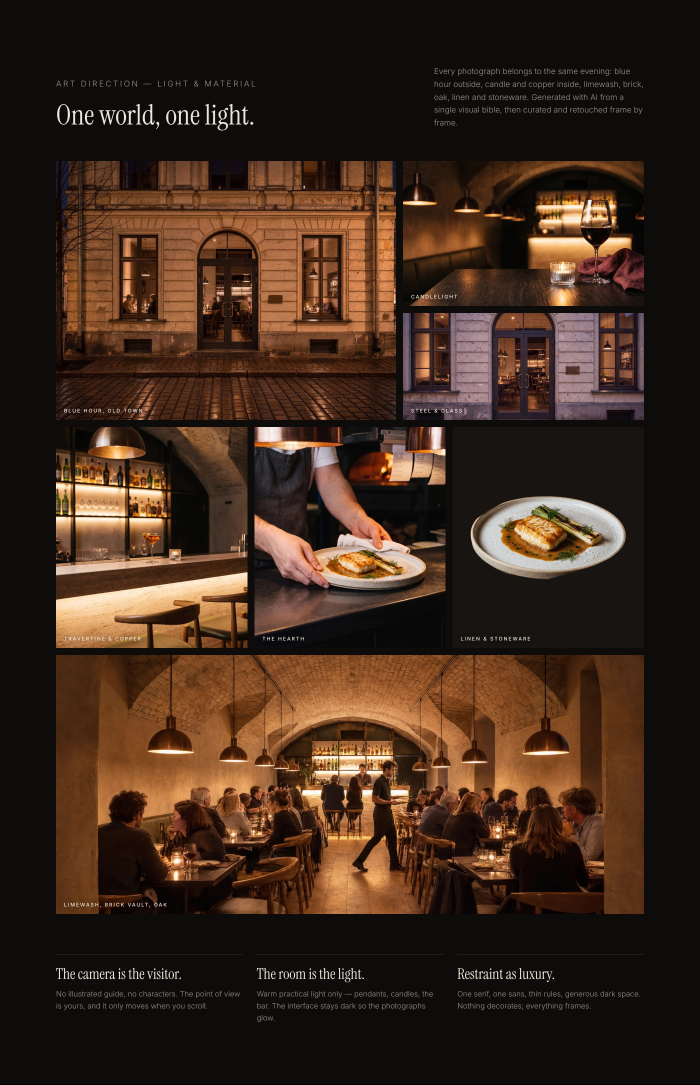
#> input picture kit/06_ad_photo.jpg, 2800 x 4338 px (shown at 1/4 size)
$ python photofinish.py ../kit/06_ad_photo.jpg ../kit/01_title.jpg 1.0
#> lines starting #> are read from the running program, lines starting #| are printed output that depends on the picture
"""Photographic finish for generated stills: open shadows a touch, take off
AI micro-contrast, add fine luminance grain. Usage: photofinish.py in out [lift]"""
import sys, numpy as np
from PIL import Image, ImageFilter
src, dst = sys.argv[1], sys.argv[2]
lift = float(sys.argv[3]) if len(sys.argv) > 3 else 0.0
im = Image.open(src).convert('RGB')
#> im is the input picture: PIL image 2800x4338 RGB; mean R, G, B 61.3, 41.8, 28.7
w, h = im.size
#> w = 2800; h = 4338
# soften: blend with a slightly blurred copy (kills crunchy edges, keeps detail)
soft = im.filter(ImageFilter.GaussianBlur(radius=max(1.0, w / 3200)))
a = np.asarray(im, dtype=np.float32) / 255
b = np.asarray(soft, dtype=np.float32) / 255
x = a * 0.55 + b * 0.45
# exposure: lift mids/shadows with a gentle curve, keep highlights
if lift:
    x = 1 - (1 - x) ** (1 + lift)
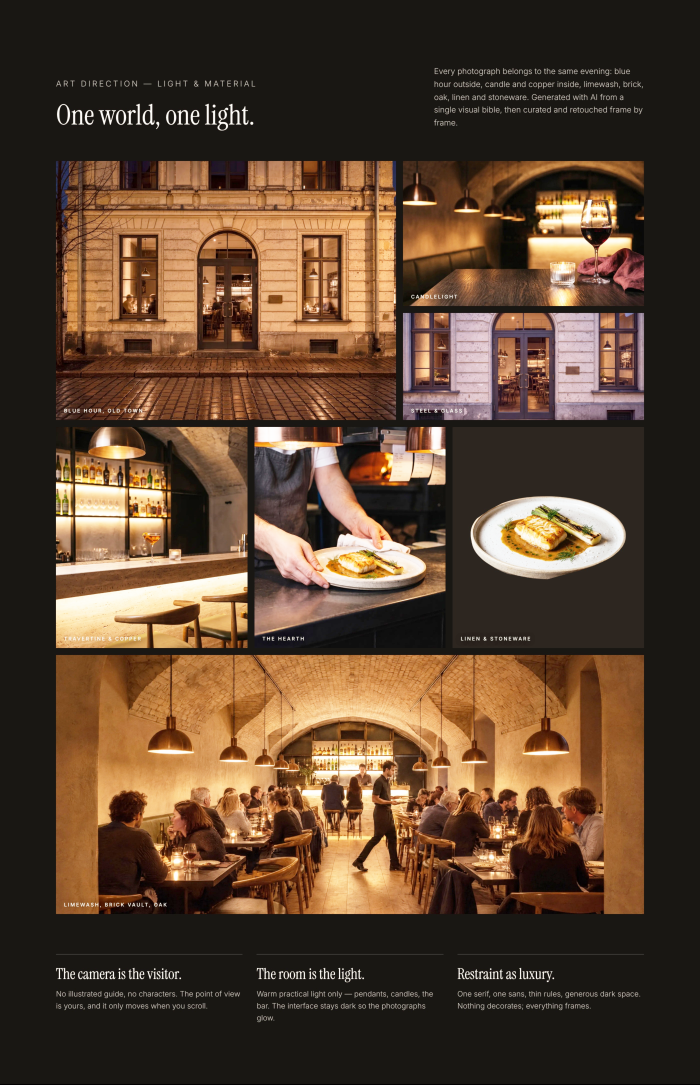
#> x: shape (4338, 2800, 3) float32 (shown at 1/4 size); mean R, G, B 0.339, 0.249, 0.18
# grain: luminance-only, slightly clumped
rng = np.random.default_rng(7)
g = rng.normal(0, 1, (h // 2 + 1, w // 2 + 1)).astype(np.float32)
g = np.asarray(Image.fromarray(g).resize((w, h), Image.BILINEAR))[:h, :w]
lum = x.mean(axis=2, keepdims=True)
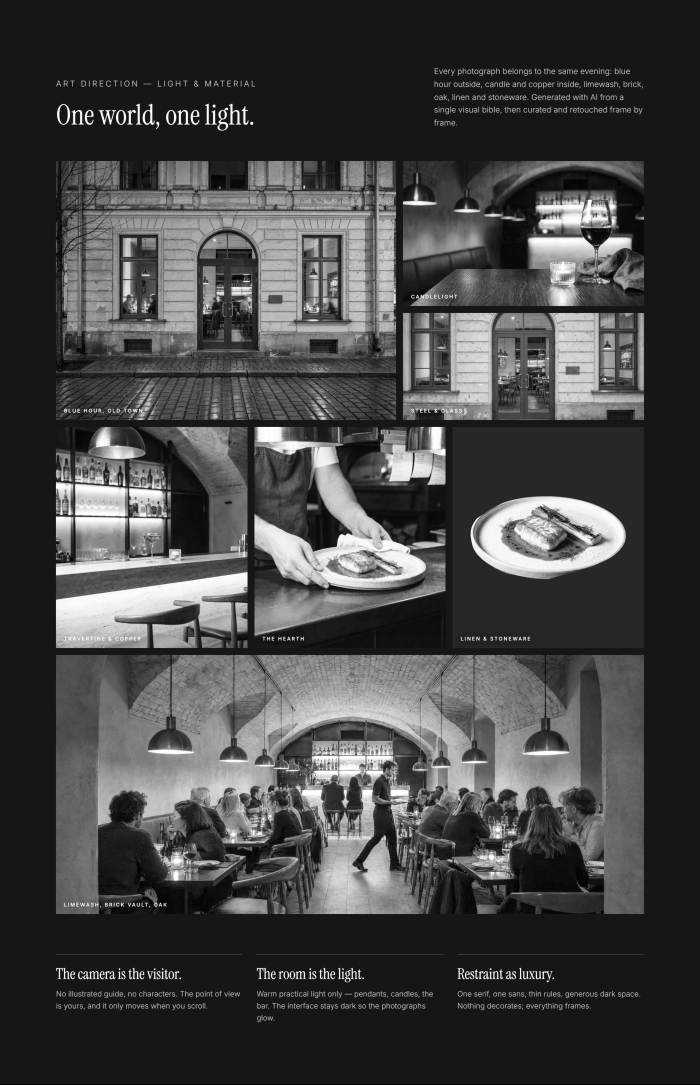
#> lum: shape (4338, 2800, 1) float32 (shown at 1/4 size); min 0, max 1, mean 0.272
amt = 0.022 * (1 - np.abs(lum - 0.45) * 1.2).clip(0.25, 1)
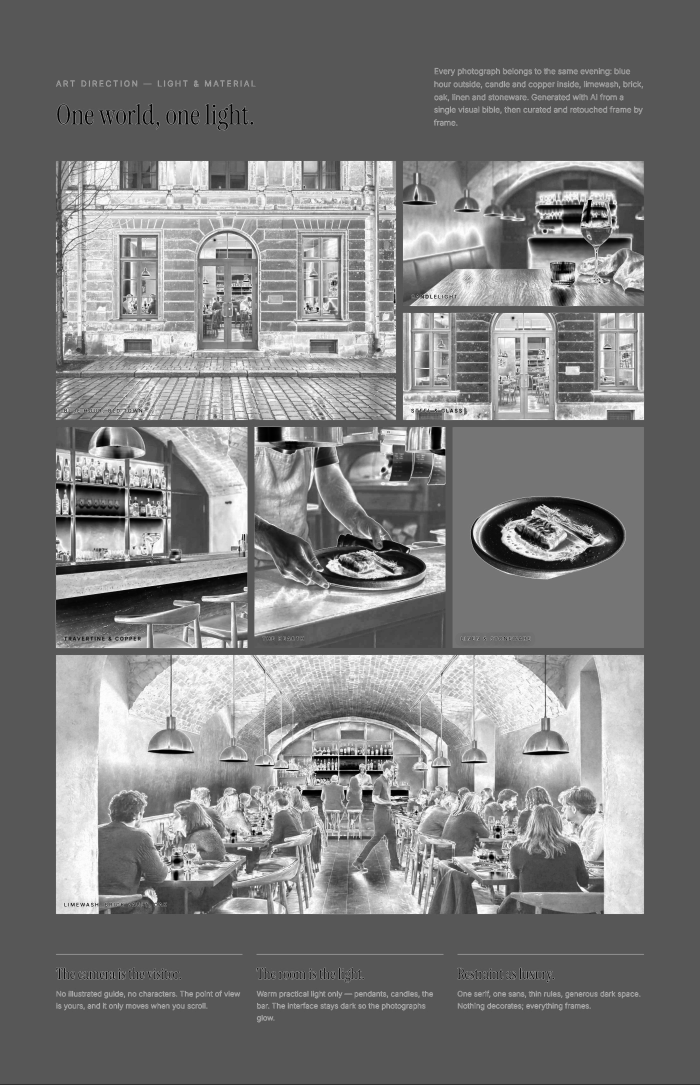
#> amt: shape (4338, 2800, 1) float32 (shown at 1/4 size); min 0.00748, max 0.022, mean 0.0146; drawn with min black and max white
x = (x + g[..., None] * amt).clip(0, 1)
Image.fromarray((x * 255 + 0.5).astype(np.uint8)).save(dst)
print(dst, im.size)
#| ../kit/01_title.jpg (2800, 4338)

$ run again, on kit/02_intro.jpg
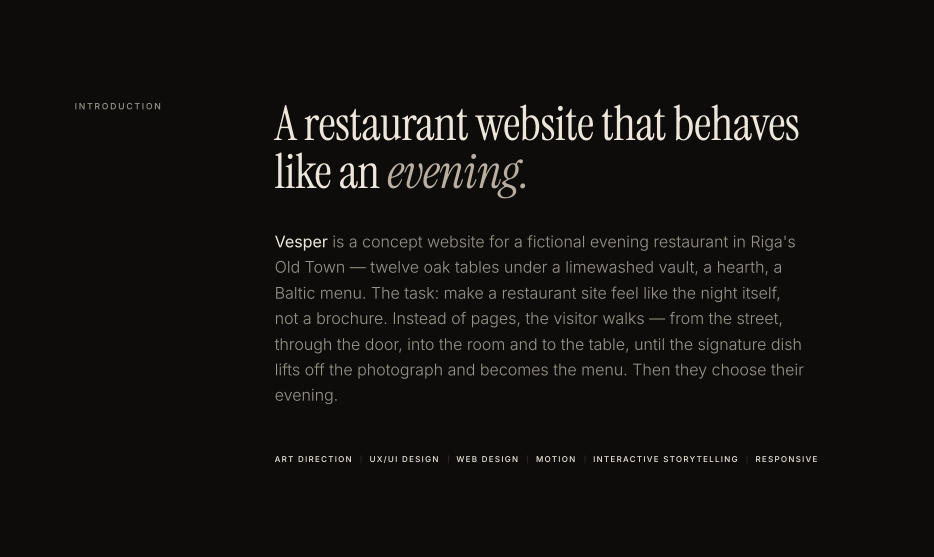
#> input picture kit/02_intro.jpg, 2800 x 1670 px (shown at 1/3 size)
#> im is the input picture: PIL image 2800x1670 RGB; mean R, G, B 18.4, 17.2, 14.9
#> `x = 1 - (1 - x) ** (1 + lift)`:
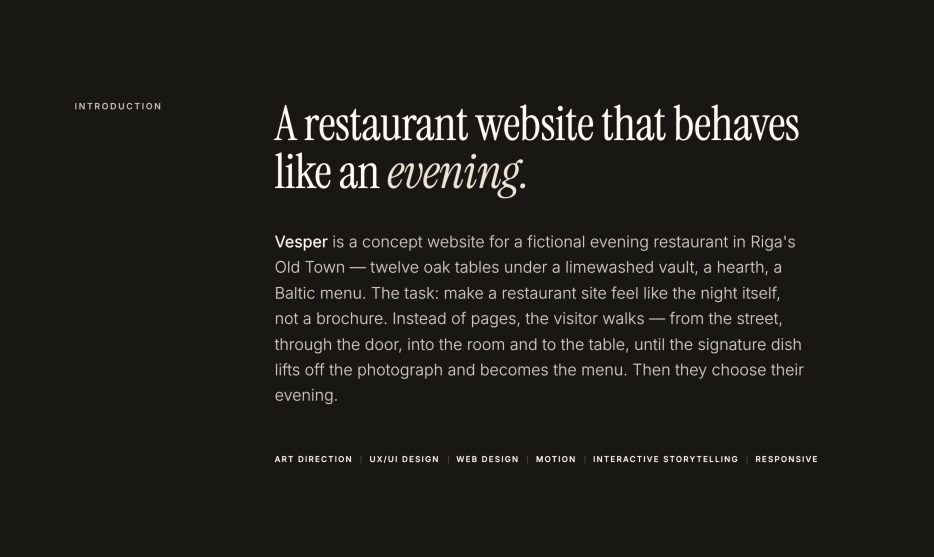
#> x: shape (1670, 2800, 3) float32 (shown at 1/3 size); mean R, G, B 0.126, 0.117, 0.0969
#> `amt = 0.022 * (1 - np.abs(lum - 0.45) * 1.2).clip(0.25, 1)`:
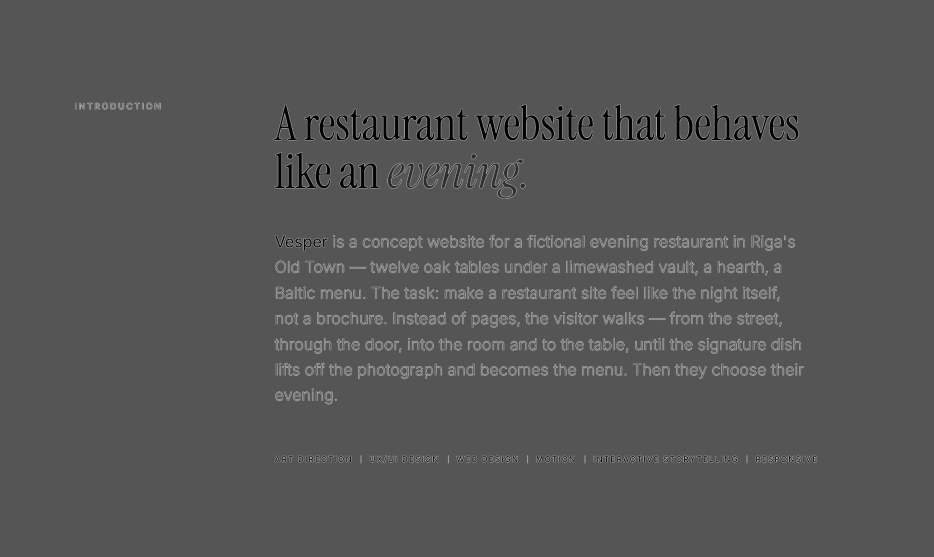
#> amt: shape (1670, 2800, 1) float32 (shown at 1/3 size); min 0.00764, max 0.022, mean 0.0125; drawn with min black and max white
#| ../kit/02_intro.jpg (2800, 1670)

$ run again, on kit/03_info.jpg
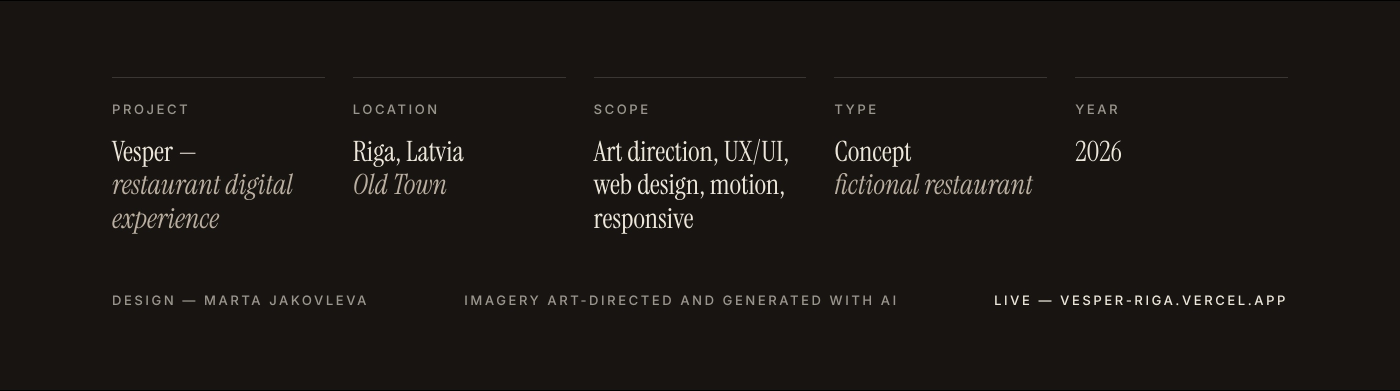
#> input picture kit/03_info.jpg, 2800 x 782 px (shown at 1/2 size)
#> im is the input picture: PIL image 2800x782 RGB; mean R, G, B 27.2, 23.2, 20.1
#> `x = 1 - (1 - x) ** (1 + lift)`:
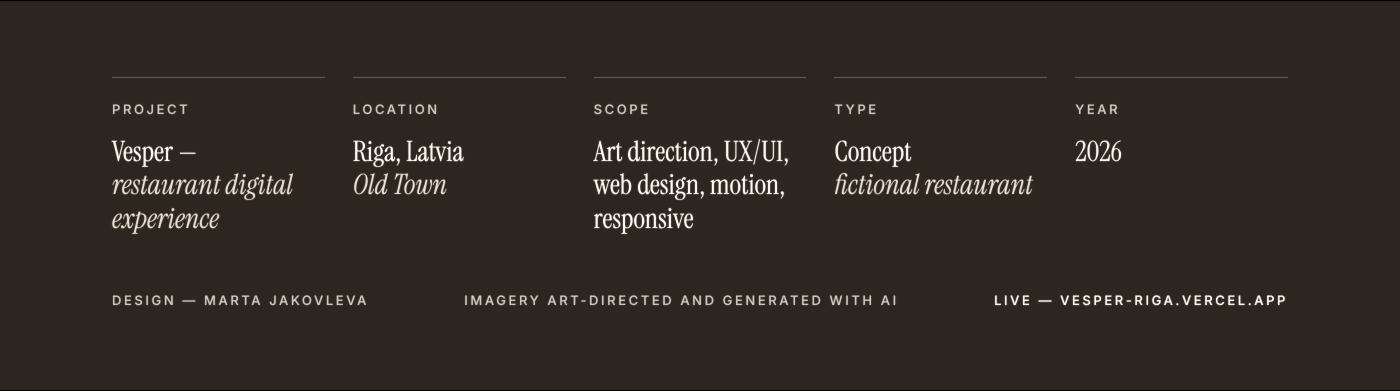
#> x: shape (782, 2800, 3) float32 (shown at 1/2 size); mean R, G, B 0.197, 0.17, 0.142
#> `amt = 0.022 * (1 - np.abs(lum - 0.45) * 1.2).clip(0.25, 1)`:
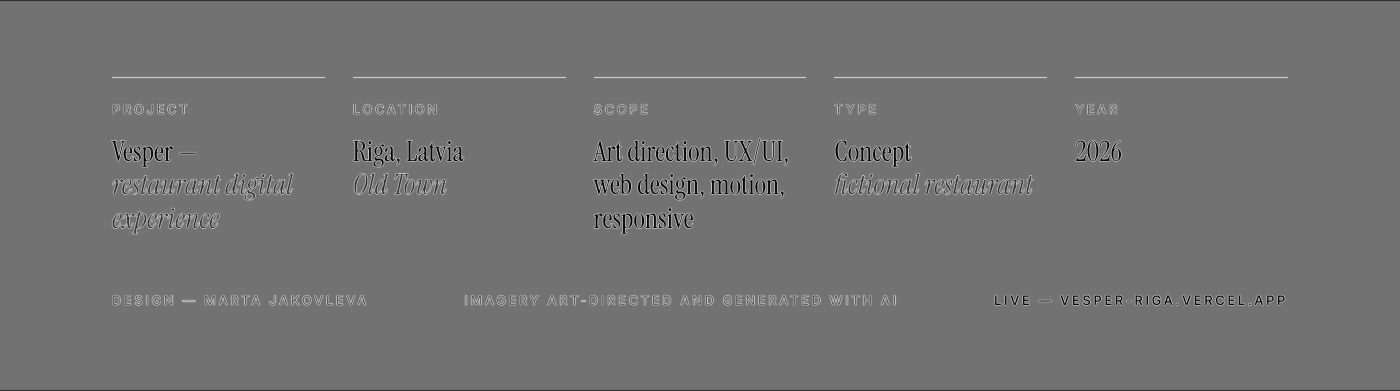
#> amt: shape (782, 2800, 1) float32 (shown at 1/2 size); min 0.00775, max 0.022, mean 0.0142; drawn with min black and max white
#| ../kit/03_info.jpg (2800, 782)

$ run again, on kit/04_journey.jpg
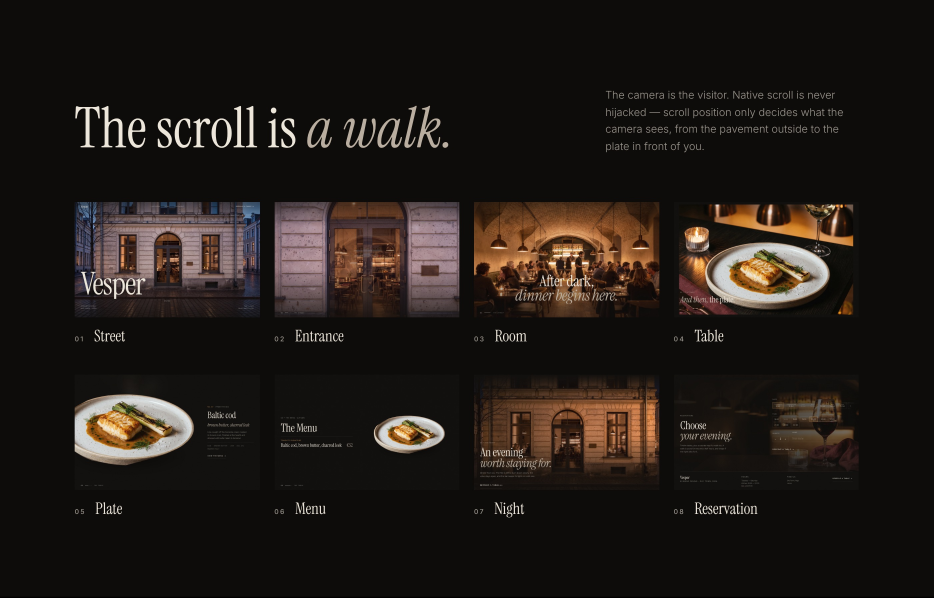
#> input picture kit/04_journey.jpg, 2800 x 1792 px (shown at 1/3 size)
#> im is the input picture: PIL image 2800x1792 RGB; mean R, G, B 33.2, 27.4, 22.9
#> `lum = x.mean(axis=2, keepdims=True)`:
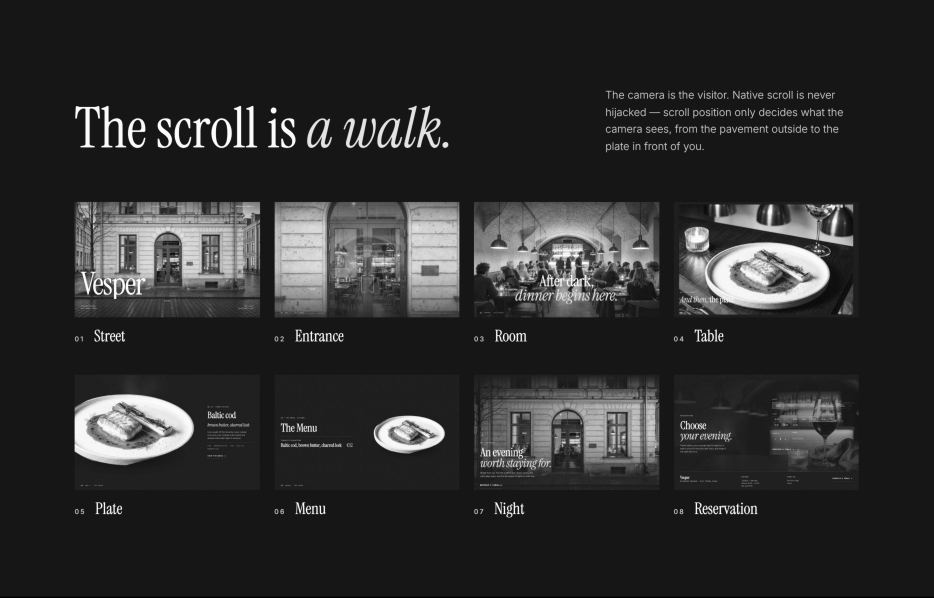
#> lum: shape (1792, 2800, 1) float32 (shown at 1/3 size); min 0.00261, max 1, mean 0.181
#> `amt = 0.022 * (1 - np.abs(lum - 0.45) * 1.2).clip(0.25, 1)`:
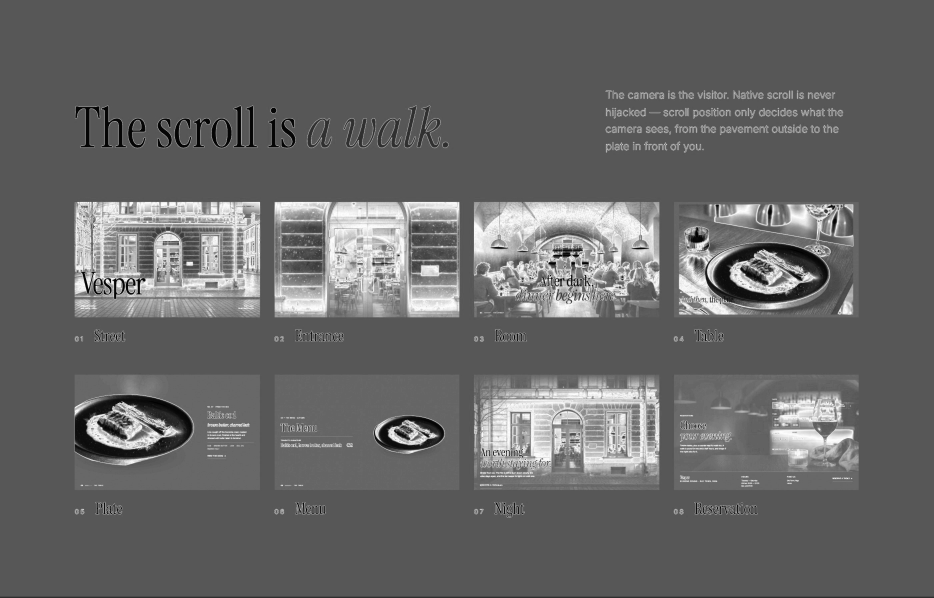
#> amt: shape (1792, 2800, 1) float32 (shown at 1/3 size); min 0.00748, max 0.022, mean 0.0134; drawn with min black and max white
#| ../kit/04_journey.jpg (2800, 1792)
